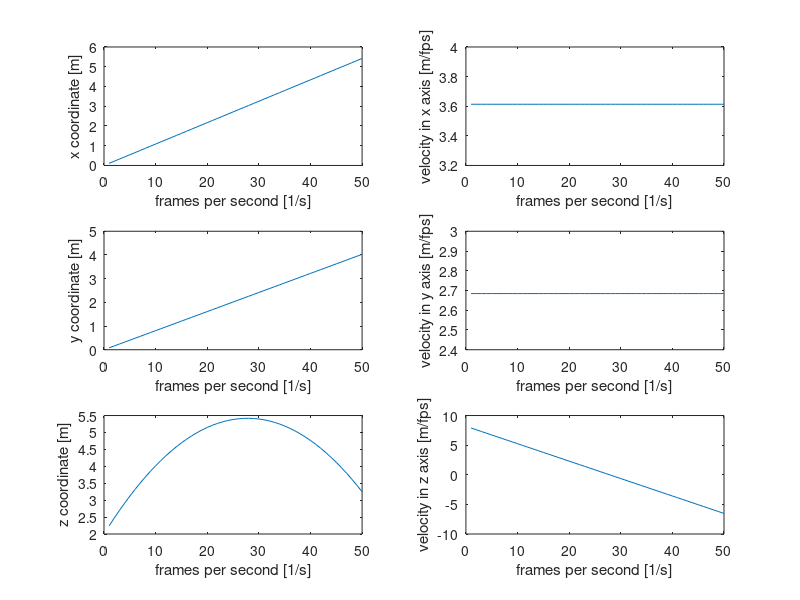

Write MATLAB code to recreate this figure.
clear all;

fps = 0.03 %frame per second

A = [1 fps 0 0 0 0;
     0 1 0 0 0 0;
     0 0 1 fps 0 0;
     0 0 0 1 0 0;
     0 0 0 0 1 fps;
     0 0 0 0 0 1];
 
B = [0; 0; 0; 0; -0.5*fps^2; -fps];

C = [1 0 1 0 1 0];

u = 9.81;

a = 52;
b = 45;
v0 = 8.3;
vx = v0*cosd(a)*sind(b);
vy = v0*cosd(a)*cos(b);
vz = v0*sin(a);
x0 = transpose([0 vx 0 vy 2 vz]); 
x(:, 1) = A*x0 + B*u;


N = 50
for k = 2:N
    x(:, k) = A*x(:, k-1) + B*u;
end


%graphs
t = 1:N;

%x
subplot(3, 2, 1);
plot(t, x(1, :))
xlabel('frames per second [1/s]');
ylabel('x coordinate [m]');
subplot(3, 2, 2);
plot(t, x(2, :))
xlabel('frames per second [1/s]');
ylabel('velocity in x axis [m/fps]');

%y
subplot(3, 2, 3);
plot(t, x(3, :))
xlabel('frames per second [1/s]');
ylabel('y coordinate [m]');
subplot(3, 2, 4);
plot(t, x(4, :))
xlabel('frames per second [1/s]');
ylabel('velocity in y axis [m/fps]');

%z
subplot(3, 2, 5);
plot(t, x(5, :))
xlabel('frames per second [1/s]');
ylabel('z coordinate [m]');
subplot(3, 2, 6);
plot(t, x(6, :))
xlabel('frames per second [1/s]');
ylabel('velocity in z axis [m/fps]');

%prepare for Kalman
X = transpose(x(1,:));
Vx = transpose(x(2,:));
Y = transpose(x(3,:));
Vy = transpose(x(4,:));
Z = transpose(x(5,:));
Vz = transpose(x(6,:));